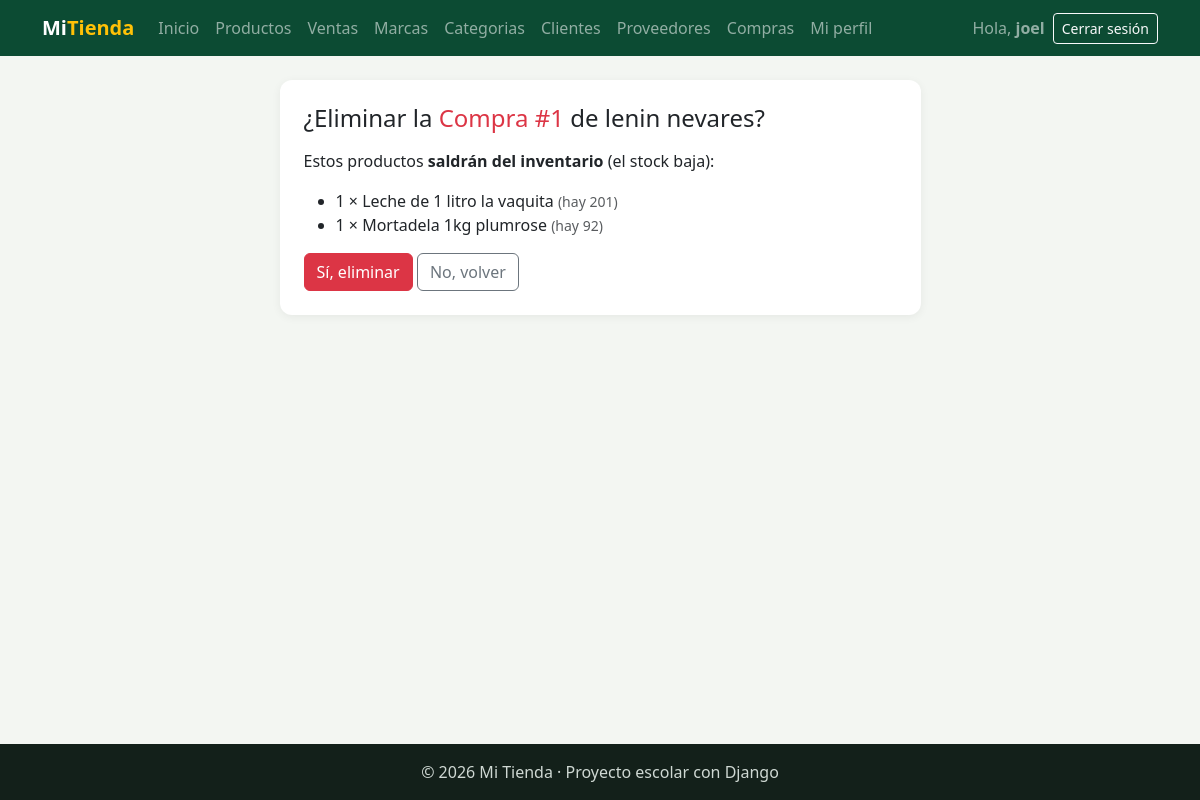
Page /facturacion/compras/eliminar/1/ (signed in) on the committed database.
### facturacion/models.py (models this page shows, shortened)
class ModeloBase(models.Model):
    user = models.ForeignKey(                    # 1:N con User: un usuario registra muchos registros
        User,
        on_delete=models.SET_NULL,               # Si borran al usuario, el registro se queda con user vacío
        null=True,                               # SET_NULL necesita que la columna acepte NULL
        blank=True,
        editable=False,                          # No aparece en formularios: lo llena la VISTA, no la persona
        related_name="%(class)s_registrados",    # %(class)s = nombre del modelo → user.producto_registrados
        verbose_name="Registrado por",
    )
    fecha_creacion = models.DateTimeField("Fecha de creación", auto_now_add=True)   # Se llena sola al CREAR
    fecha_modificacion = models.DateTimeField("Última modificación", auto_now=True) # Se actualiza sola en CADA save()
    class Meta:
        abstract = True                          # ← LA CLAVE: modelo "molde", sin tabla propia

class Compra(ModeloBase):
    proveedor = models.ForeignKey(Proveedor, on_delete=models.PROTECT, related_name="compras")
    fecha_hora = models.DateTimeField("Fecha y hora", default=timezone.now)
    subtotal = models.DecimalField(max_digits=12, decimal_places=2, default=0, editable=False)
    iva = models.DecimalField("IVA", max_digits=12, decimal_places=2, default=0, editable=False)
    total = models.DecimalField(max_digits=12, decimal_places=2, default=0, editable=False)
    tipo_pago = models.CharField("Tipo de pago", max_length=15, choices=TipoPago.choices, default=TipoPago.CONTADO)
    class Meta:
        verbose_name = "Compra"
        verbose_name_plural = "Compras"
        ordering = ["-fecha_hora"]
    def __str__(self):
        return f"Compra #{self.pk}"

class Proveedor(ModeloBase):                     # NUEVO
    nombre = models.CharField(max_length=80)
    apellido = models.CharField(max_length=80)
    ruc = models.CharField("RUC", max_length=13, unique=True)        # RUC de Ecuador: 13 dígitos
    email = models.EmailField("Correo", blank=True)
    contacto = models.CharField("Teléfono de contacto", max_length=15, blank=True)
    logo = models.ImageField(upload_to="proveedores/", blank=True)   # Archivo en MEDIA_ROOT/proveedores/
    class Meta:
        verbose_name = "Proveedor"
        verbose_name_plural = "Proveedores"
        ordering = ["nombre", "apellido"]
    def __str__(self):
        return f"{self.nombre} {self.apellido}"

class DetalleCompra(ModeloBase):
    compra = models.ForeignKey(Compra, on_delete=models.CASCADE, related_name="detalles")
    producto = models.ForeignKey(Producto, on_delete=models.PROTECT, related_name="detalles_compra")
    cantidad = models.PositiveIntegerField(default=1, validators=[MinValueValidator(1)])
    precio = models.DecimalField("Costo unitario", max_digits=10, decimal_places=2)   # lo que cobró el proveedor
    class Meta:
        verbose_name = "Detalle de compra"
        verbose_name_plural = "Detalles de compra"

class Producto(ModeloBase):
    nombre = models.CharField(max_length=100)
    descripcion = models.TextField("Descripción", blank=True)
    precio = models.DecimalField(max_digits=10, decimal_places=2)    # Precio de VENTA actual
    stock = models.PositiveIntegerField(default=0)                   # Unidades en bodega (nunca negativo)
    imagen = models.ImageField(                  # NUEVO: guarda una FOTO
        upload_to="productos/",                  #   el archivo va a MEDIA_ROOT/productos/
        blank=True,                              #   la foto es opcional
    )                                            #   En la tabla solo se guarda el TEXTO de la ruta: "productos/a55.jpg"
    marca = models.ForeignKey(Marca, on_delete=models.PROTECT, related_name="productos")
    categorias = models.ManyToManyField(Categoria, related_name="productos", blank=True)
    activo = models.BooleanField(default=True)
    class Meta:
        verbose_name = "Producto"
        verbose_name_plural = "Productos"
        ordering = ["nombre"]

### facturacion/views.py (the view, shortened to what this page needs)
# urls.py: path("compras/eliminar/<int:pk>/", views.CompraDeleteView.as_view(), name="compra_eliminar"),
class CompraDeleteView(LoginRequiredMixin, DeleteView):    # ELIMINAR
    model = Compra
    template_name = "facturacion/compra_eliminar.html"
    context_object_name = "compra"
    success_url = reverse_lazy("facturacion:compra_lista")

### facturacion/templates/facturacion/compra_eliminar.html (shortened to what this page needs)
{% extends "base.html" %}
{% block contenido %}
<div class="row justify-content-center">
    <div class="col-md-7">
        <div class="tarjeta">
            <h1 class="h4 mb-3">¿Eliminar la <span class="text-danger">{{ compra }}</span> de {{ compra.proveedor }}?</h1>
            <p>Estos productos <b>saldrán del inventario</b> (el stock baja):</p>
            <ul>
                {% for detalle in compra.detalles.all %}
                    <li>{{ detalle.cantidad }} × {{ detalle.producto.nombre }} <span class="text-muted small">(hay {{ detalle.producto.stock }})</span></li>
                {% endfor %}
            </ul>
            <form method="post">
                <button type="submit" class="btn btn-danger">Sí, eliminar</button>
                <a href="{% url 'facturacion:compra_detalle' compra.pk %}" class="btn btn-outline-secondary">No, volver</a>
            </form>
        </div>
    </div>
</div>
{% endblock %}

### templates/base.html (shortened to what this page needs)
{% load static %}
<!DOCTYPE html>
<html lang="es">
<head>
    <link href="https://cdn.jsdelivr.net/npm/bootstrap@5.3.3/dist/css/bootstrap.min.css" rel="stylesheet">
    <link rel="stylesheet" href="{% static 'css/estilos.css' %}">
</head>
<body>
    <nav class="navbar navbar-expand-lg navbar-dark barra">
        <div class="container">
            <a class="navbar-brand fw-bold" href="{% url 'home' %}">Mi<span class="text-warning">Tienda</span></a>
            <div class="collapse navbar-collapse" id="menu">
                <ul class="navbar-nav me-auto">
                    <li class="nav-item"><a class="nav-link" href="{% url 'home' %}">Inicio</a></li>
                    {% if user.is_authenticated %}
                        <li class="nav-item"><a class="nav-link" href="{% url 'facturacion:producto_lista' %}">Productos</a></li>
                        <li class="nav-item"><a class="nav-link" href="{% url 'facturacion:venta_lista' %}">Ventas</a></li>
                        <li class="nav-item"><a class="nav-link" href="{% url 'facturacion:marca_lista' %}">Marcas</a></li>
                        <li class="nav-item"><a class="nav-link" href="{% url 'facturacion:categoria_lista' %}">Categorias</a></li>
                        <li class="nav-item"><a class="nav-link" href="{% url 'facturacion:cliente_lista' %}">Clientes</a></li>
                        <li class="nav-item"><a class="nav-link" href="{% url 'facturacion:proveedor_lista' %}">Proveedores</a></li>
                        <li class="nav-item"><a class="nav-link" href="{% url 'facturacion:compra_lista' %}">Compras</a></li>
                        <li class="nav-item"><a class="nav-link" href="{% url 'facturacion:mi_perfil' %}">Mi perfil</a></li>
                    {% endif %}
                </ul>
                <ul class="navbar-nav align-items-lg-center gap-2">
                    {% if user.is_authenticated %}
                        <li class="nav-item navbar-text">Hola, <b>{{ user.username }}</b></li>
                        <li class="nav-item">
                            <form method="post" action="{% url 'logout' %}" class="m-0">
                                <button type="submit" class="btn btn-sm btn-outline-light">Cerrar sesión</button>
                            </form>
                        </li>
                    {% else %}
                        <li class="nav-item"><a class="nav-link" href="{% url 'login' %}">Ingresar</a></li>
                        <li class="nav-item"><a class="btn btn-sm btn-warning" href="{% url 'registro' %}">Crear cuenta</a></li>
                    {% endif %}
                </ul>
            </div>
        </div>
    </nav>
    <main class="container py-4">
        {% block contenido %}{% endblock %}
    </main>
    <footer class="pie text-center py-3">© 2026 Mi Tienda · Proyecto escolar con Django</footer>
</body>
</html>

### static/css/estilos.css (style rules this page uses)
:root { --verde: #0c4b33; --verde-claro: #2f9e6e; --amarillo: #f2c230; }
body { background-color: #f3f6f2; min-height: 100vh; display: flex; flex-direction: column; }
main { flex: 1; }
.barra { background-color: var(--verde); }
.tarjeta { background: white; border-radius: 12px; padding: 24px; box-shadow: 0 2px 10px rgba(0,0,0,.06); }
.pie { background-color: #13201a; color: #cfd8d3; }

### rows in the picture
Compra: id "Compra #1", proveedor "lenin nevares"
DetalleCompra: cantidad "1", producto.nombre "Leche de 1 litro la vaquita", producto.stock "201"
DetalleCompra: cantidad "1", producto.nombre "Mortadela 1kg plumrose", producto.stock "92"

### other values in the picture
{{ user.username }} "joel"
